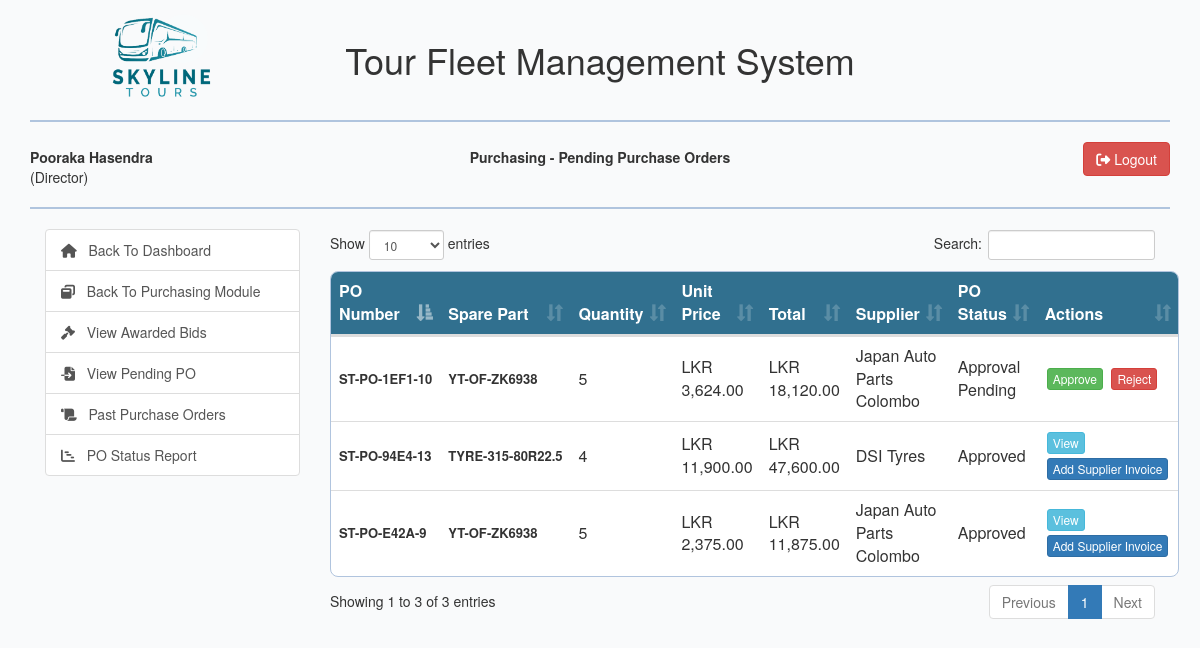
Before: /view/pending-purchase-orders.php (signed in) with the older database file.
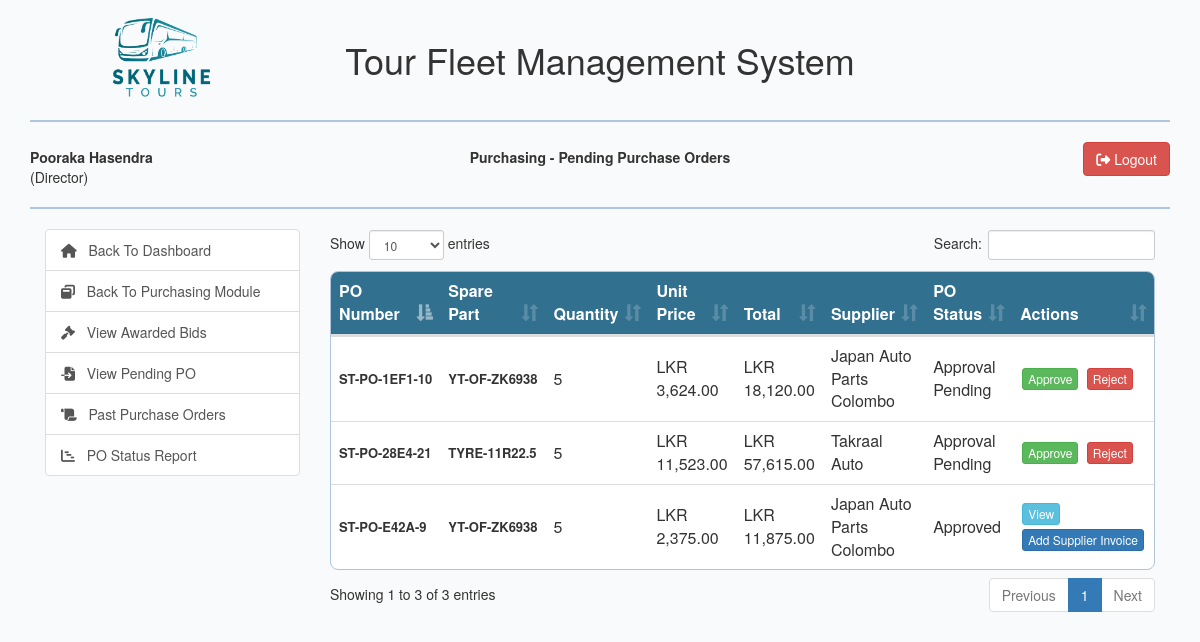
After: the same page with the newer database file.
### tables this page shows
CREATE TABLE `purchase_order` (
  `po_id` int(10) NOT NULL,
  `po_number` varchar(50) NOT NULL COMMENT 'A unique number for business reference ',
  `bid_id` int(10) NOT NULL COMMENT 'The winning bid that authorized this PO',
  `part_id` int(10) NOT NULL COMMENT 'The part being ordered',
  `quantity_ordered` int(10) NOT NULL,
  `quantity_received` int(10) NOT NULL DEFAULT 0 COMMENT 'Total quantity received so far for this PO',
  `po_unit_price` decimal(10,2) NOT NULL COMMENT 'The price per unit, captured from the winning bid',
  `total_amount` decimal(12,2) NOT NULL COMMENT 'quantity_ordered * unit_price',
  `order_date` date NOT NULL DEFAULT curdate() COMMENT 'Defaults to the current date of PO creation',
  `po_status` int(10) NOT NULL DEFAULT 1 COMMENT '-1:Rejected, 1: Generated, 2:Approved,3:Supplier Invoice Attached, 4: Partially Received, 5: Completed, 6: Paid',
  `created_by` int(10) NOT NULL,
  `created_at` datetime NOT NULL DEFAULT current_timestamp() COMMENT 'The exact date and time the PO was generated',
  `approved_by` int(10) DEFAULT NULL,
  `rejected_by` int(10) DEFAULT NULL,
  `supplier_invoice` varchar(255) DEFAULT NULL,
  `supplier_invoice_number` varchar(255) DEFAULT NULL,
  `po_payment_id` int(10) DEFAULT NULL,
  `po_paid_date` date DEFAULT NULL
);

CREATE TABLE `spare_part` (
  `part_id` int(10) NOT NULL,
  `part_number` varchar(100) NOT NULL COMMENT 'Manufacturer or internal part number (Required)',
  `part_name` varchar(255) NOT NULL,
  `description` text DEFAULT NULL,
  `quantity_on_hand` int(10) NOT NULL DEFAULT 0,
  `reorder_level` int(10) NOT NULL,
  `part_status` int(10) NOT NULL DEFAULT 1
);

CREATE TABLE `supplier` (
  `supplier_id` int(10) NOT NULL,
  `supplier_name` varchar(255) NOT NULL,
  `supplier_contact` varchar(10) NOT NULL,
  `supplier_email` varchar(255) NOT NULL,
  `supplier_status` int(10) NOT NULL DEFAULT 1 COMMENT '-1=removed,0=deactivated, 1=Active '
);

### model/purchase_order_model.php (called while the page is built, shortened)
<?php
class PurchaseOrder{
    public function getPendingPO(){
        $con = $GLOBALS["con"];
        $sql = "SELECT po.*, b.*, sp.* FROM purchase_order po, bid b, spare_part sp WHERE po.bid_id=b.bid_id AND po.part_id=sp.part_id "
                . "AND po.po_status IN (1,2)";
        $result = $con->query($sql) or die($con->error);
        return $result;
    }
}

### model/sparepart_model.php (called while the page is built, shortened)
<?php
class SparePart{
    public function getSparePart($partId){
        $con = $GLOBALS["con"];
        $sql = "SELECT * FROM spare_part WHERE part_id=?";
        $stmt = $con->prepare($sql);
        $stmt->bind_param("i", $partId);
        $stmt->execute();
        $result = $stmt->get_result();
        return $result;
    }
}

### model/supplier_model.php (called while the page is built, shortened)
<?php
class Supplier{
    public function getSupplier($supplierId){
        $con = $GLOBALS["con"];
        $sql = "SELECT * FROM supplier WHERE supplier_id=?";
        $stmt = $con->prepare($sql);
        $stmt->bind_param("i", $supplierId);
        $stmt->execute();
        $result = $stmt->get_result();
        return $result;
    }
}

### model/bid_model.php (called while the page is built, shortened)
<?php
class Bid{
    public function getBid($bidId){
        $con = $GLOBALS["con"];
        $sql = "SELECT b.*, t.*, s.* FROM bid b, tender t, supplier s WHERE b.tender_id=t.tender_id AND b.supplier_id=s.supplier_id "
                . "AND b.bid_id=?";
        $stmt = $con->prepare($sql);
        $stmt->bind_param("i", $bidId);
        $stmt->execute();
        $result = $stmt->get_result();
        return $result;
    }
}

### view/pending-purchase-orders.php (the view, shortened to what the changed rows need)
<?php
include_once '../model/purchase_order_model.php';
include_once '../model/sparepart_model.php';
include_once '../model/bid_model.php';
include_once '../model/supplier_model.php';
$poObj = new PurchaseOrder();
$poResult = $poObj->getPendingPO();
$sparePartObj = new SparePart();
$bidObj = new Bid();
$supplierObj = new Supplier();
?>
<html lang="en">
<head>
    <link rel="stylesheet" type="text/css" href="../css/dataTables.bootstrap.min.css"/>
    <?php include_once "../includes/bootstrap_css_includes.php"?>
</head>
<body>
    <div class="container">
        <?php include_once "../includes/header_row_includes.php";?>
        <div class="col-md-9">
            <div class="row">
                <div class="col-md-12">
                    <table class="table" id="pending_po">
                        <thead>
                            <tr>
                                <th>PO Number</th>
                                <th>Spare Part</th>
                                <th>Quantity</th>
                                <th>Unit Price</th>
                                <th>Total</th>
                                <th>Supplier</th>
                                <th>PO Status</th>
                                <th>Actions</th>
                            </tr>
                        </thead>
                        <tbody>
                            <?php while($poRow = $poResult->fetch_assoc()) {
                                $partId = $poRow['part_id'];
                                $sparePartResult = $sparePartObj->getSparePart($partId);
                                $sparePartRow = $sparePartResult->fetch_assoc();
                                $bidId = $poRow['bid_id'];
                                $bidResult = $bidObj->getBid($bidId);
                                $bidRow = $bidResult->fetch_assoc();
                                $supplierId = $bidRow['supplier_id'];
                                $supplierResult = $supplierObj->getSupplier($supplierId);
                                $supplierRow = $supplierResult->fetch_assoc();
                                $status = match((int)$poRow['po_status']){
                                    -1=>"Rejected",
                                    1=>"Approval Pending",
                                    2=>"Approved",
                                };
                                ?>
                            <tr>
                                <td style="white-space: nowrap;font-size:13px;font-weight: bold"><?php echo $poRow['po_number'];?></td>
                                <td style="white-space: nowrap;font-size:13px;font-weight: bold"><?php echo $sparePartRow['part_number'];?></td>
                                <td><?php echo $poRow['quantity_ordered'];?></td>
                                <td><?php echo "LKR ".number_format($poRow['po_unit_price'],2);?></td>
                                <td><?php echo "LKR ".number_format($poRow['total_amount'],2);?></td>
                                <td><?php echo $supplierRow['supplier_name'];?></td>
                                <td><?php echo $status;?></td>
                                <td>
                                    <?php if($poRow['po_status']==1){ ?>
                                    <a href="../controller/purchase_order_controller.php?status=approve_po&po_id=<?php echo base64_encode($poRow['po_id']);?>"
                                       class="btn btn-xs btn-success approve-po-btn" style="margin:2px;display:<?php echo checkPermissions(93); ?>">
                                    Approve
                                    </a>
                                    <a href="../controller/purchase_order_controller.php?status=reject_po&po_id=<?php echo base64_encode($poRow['po_id']);?>"
                                       class="btn btn-xs btn-danger reject-po-btn" style="margin:2px;display:<?php echo checkPermissions(94); ?>">
                                    Reject
                                    </a>
                                    <?php } elseif($poRow['po_status']==2){?>
                                    <a href="../reports/purchaseorder.php?po_id=<?php echo base64_encode($poRow['po_id']);?>"
                                       class="btn btn-xs btn-info" style="margin:2px;display:<?php echo checkPermissions(95); ?>" target="_blank">
                                    View
                                    </a>
                                    <a href="#" data-toggle="modal" onclick="getSupplierInvoice(<?php echo $poRow['po_id'];?>)" data-target="#add_supplier_invoice"
                                       class="btn btn-xs btn-primary" style="margin:2px;display:<?php echo checkPermissions(96); ?>">
                                    Add Supplier Invoice
                                    </a>
                                    <?php } ?>
                                </td>
                            </tr>
                            <?php }?>
                        </tbody>
                    </table>
                </div>
            </div>
        </div>
    </div>
</body>
</html>

Changed rows visible on the page:
no longer on this page (row edited): purchase_order: po_number "ST-PO-94E4-13", part.part_number "TYRE-315-80R22.5", quantity_ordered "4", po_unit_price "11,900.00", total_amount "47,600.00", supplier.supplier_name "DSI Tyres", po_status "Approved"
added purchase_order: po_number "ST-PO-28E4-21", part.part_number "TYRE-11R22.5", quantity_ordered "5", po_unit_price "11,523.00", total_amount "57,615.00", supplier.supplier_name "Takraal Auto", po_status "Approval Pending"
